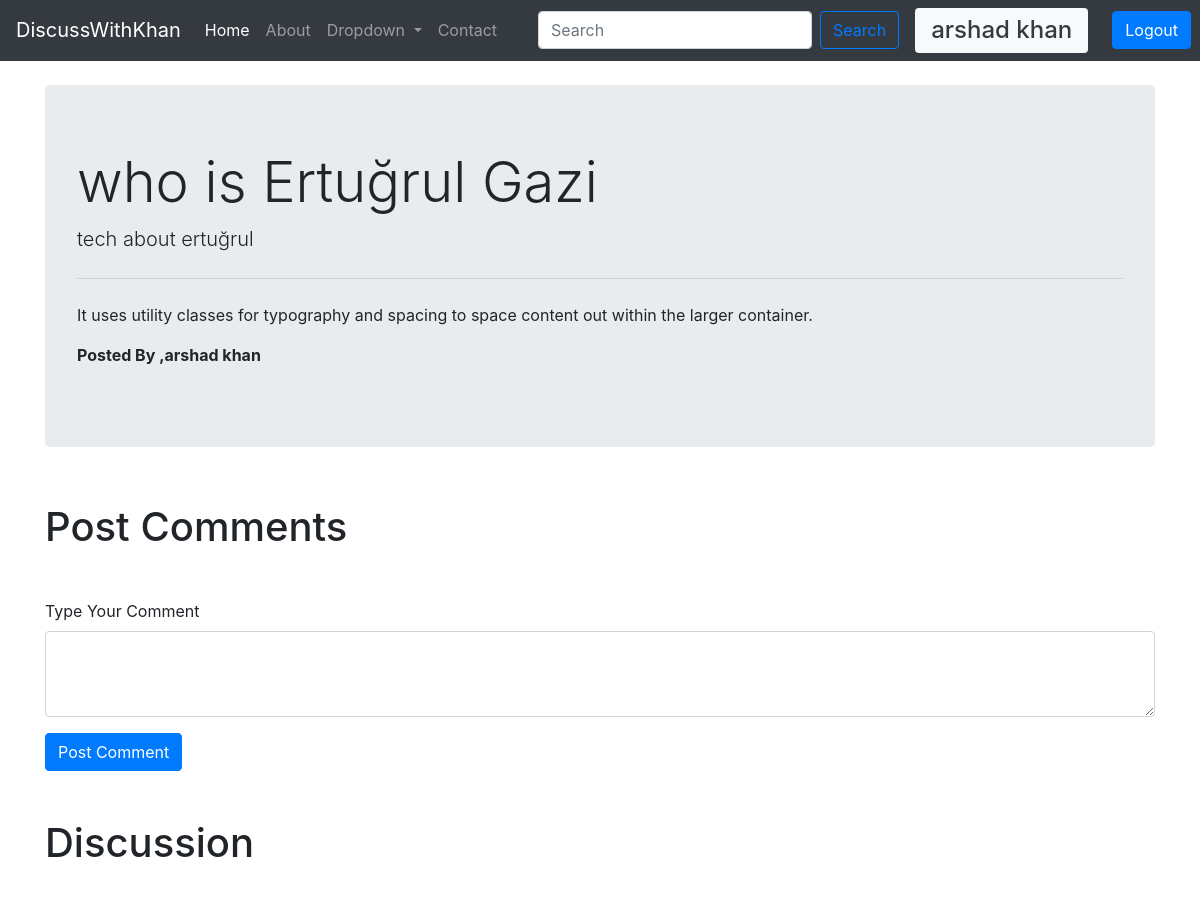
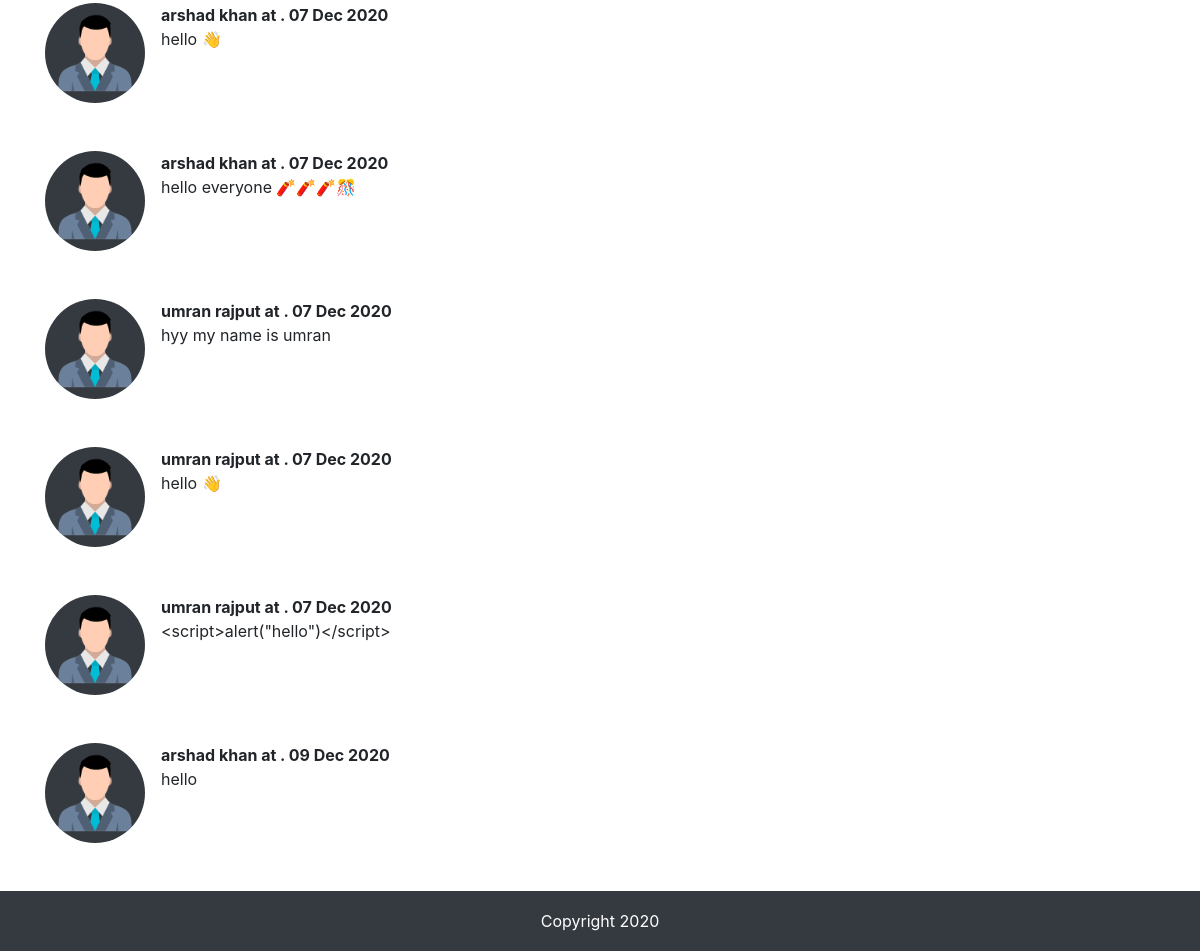
Screenshot of /thread.php?threadId=21 (signed in) with the database file from the repository (2 pictures, top to bottom).
### tables this page shows
CREATE TABLE `threads` (
  `thread_id` int(10) NOT NULL,
  `thread_title` varchar(255) NOT NULL,
  `thread_desc` varchar(2000) NOT NULL,
  `thread_cat_id` int(10) NOT NULL,
  `thread_user_id` int(10) NOT NULL,
  `thread_time` datetime NOT NULL DEFAULT current_timestamp()
);

CREATE TABLE `users` (
  `sno` int(11) NOT NULL,
  `username` varchar(80) NOT NULL,
  `email` varchar(80) NOT NULL,
  `user_pass` varchar(255) NOT NULL,
  `signup_time` datetime NOT NULL DEFAULT current_timestamp()
);

CREATE TABLE `comments` (
  `comment_id` int(11) NOT NULL,
  `comment_content` text NOT NULL,
  `thread_id` int(11) NOT NULL,
  `comment_time` datetime NOT NULL DEFAULT current_timestamp(),
  `comment_by` varchar(80) NOT NULL
);

### thread.php (the view, shortened to what this page needs)
<!DOCTYPE html>
<html lang="en">
<head>
    <link rel="stylesheet" href="https://cdnjs.cloudflare.com/ajax/libs/twitter-bootstrap/4.5.2/css/bootstrap.min.css">
    <link rel="stylesheet" href="https://cdnjs.cloudflare.com/ajax/libs/font-awesome/5.15.0/css/all.min.css">
    <link rel="stylesheet" href="CSS/style.css">
</head>
<body>
    <?php require "component/_header.php";
    require "component/_dbConnect.php";
    ?>
    <div class="container my-4">
        <?php
        $threadId = $_GET['threadId'];
        $sql = "SELECT * FROM threads WHERE thread_id=$threadId";
        $result = mysqli_query($connection, $sql);
        while ($row = mysqli_fetch_assoc($result)) {
            $userId = $row['thread_user_id'];
            $sql4 = "SELECT username FROM `users` WHERE sno= $userId";
            $result4 = mysqli_query($connection, $sql4);
            $row2 = mysqli_fetch_assoc($result4);
            echo "
         <div class='jumbotron'>
            <h1 class='display-4'>" . $row['thread_title'] . "</h1>
            <p class='lead'>" . $row['thread_desc'] . "</p>
            <hr class='my-4'>
            <p>It uses utility classes for typography and spacing to space content out within the larger container.</p>
            <p><b>Posted By  ," . $row2['username'] . "</b></p>
        </div>
                ";
        }
        ?>
    </div>
    <div class="container">
        <h1>Post Comments</h1>
        <?php
        if (isset($_SESSION["loggedIn"]) && $_SESSION["loggedIn"]) {
            echo '<form class="my-5" action="' . $_SERVER['REQUEST_URI'] . '" method="POST">
            <div class="form-group">
            <label for="comment">Type Your Comment</label>
            <textarea class="form-control" id="comment" name="comment" rows="3"></textarea>
            <input type="hidden" name="sno" value="' . $_SESSION['sno'] . '">
            </div>
                <button type="submit" class="btn btn-primary">Post Comment</button>
           </form>
           </div>';
        } else {
            echo '<div class="container">
                     <p><b>Your Are Not logged in</b></p>
                 </div>';
        }
        ?>
        <div class="container">
            <h1>Discussion</h1>
            <?php
            $threadId = $_GET['threadId'];
            $sql = "SELECT * FROM comments WHERE thread_id=$threadId";
            $result1 = mysqli_query($connection, $sql);
            while ($row1 = mysqli_fetch_assoc($result1)) {
                $date = date_create($row1['comment_time']);
                $userId = $row1['comment_by'];
                $sql4 = "SELECT username FROM `users` WHERE sno= $userId";
                $result4 = mysqli_query($connection, $sql4);
                $row2 = mysqli_fetch_assoc($result4);
                echo "
         <div class='media my-5'>
               <img src='img/users.png' width='100px' class='mr-3 bg-dark rounded-circle' alt='userImg'>
            <div class='media-body'>
                <p class='font-weight-bold my-0'>" . $row2['username'] . " at . " . date_format($date, 'd M Y') . "</p>
               <p>" . $row1['comment_content'] . "</p>
            </div>
        </div>
                ";
            }
            ?>
        </div>
    <?php require "component/_footer.php"; ?>
</body>
</html>

### css/style.css (style rules this page uses)
body { height: 100vh; display: flex; flex-direction: column; }

### rows the page displays
threads: thread_title "who is Ertuğrul Gazi", thread_desc "tech about ertuğrul", users.username "arshad khan"
comments: users.username "arshad khan", comment_time "07 Dec 2020", comment_content "hello 👋"
comments: users.username "arshad khan", comment_time "07 Dec 2020", comment_content "hello everyone 🧨🧨🧨🎊"
comments: users.username "umran rajput", comment_time "07 Dec 2020", comment_content "hyy my name is umran"
comments: users.username "umran rajput", comment_time "07 Dec 2020", comment_content "hello 👋"
comments: users.username "umran rajput", comment_time "07 Dec 2020", comment_content "<script>alert(\"hello\")</script>"
comments: users.username "arshad khan", comment_time "09 Dec 2020", comment_content "hello"

### other values shown
$_SESSION['username'] "arshad khan"
